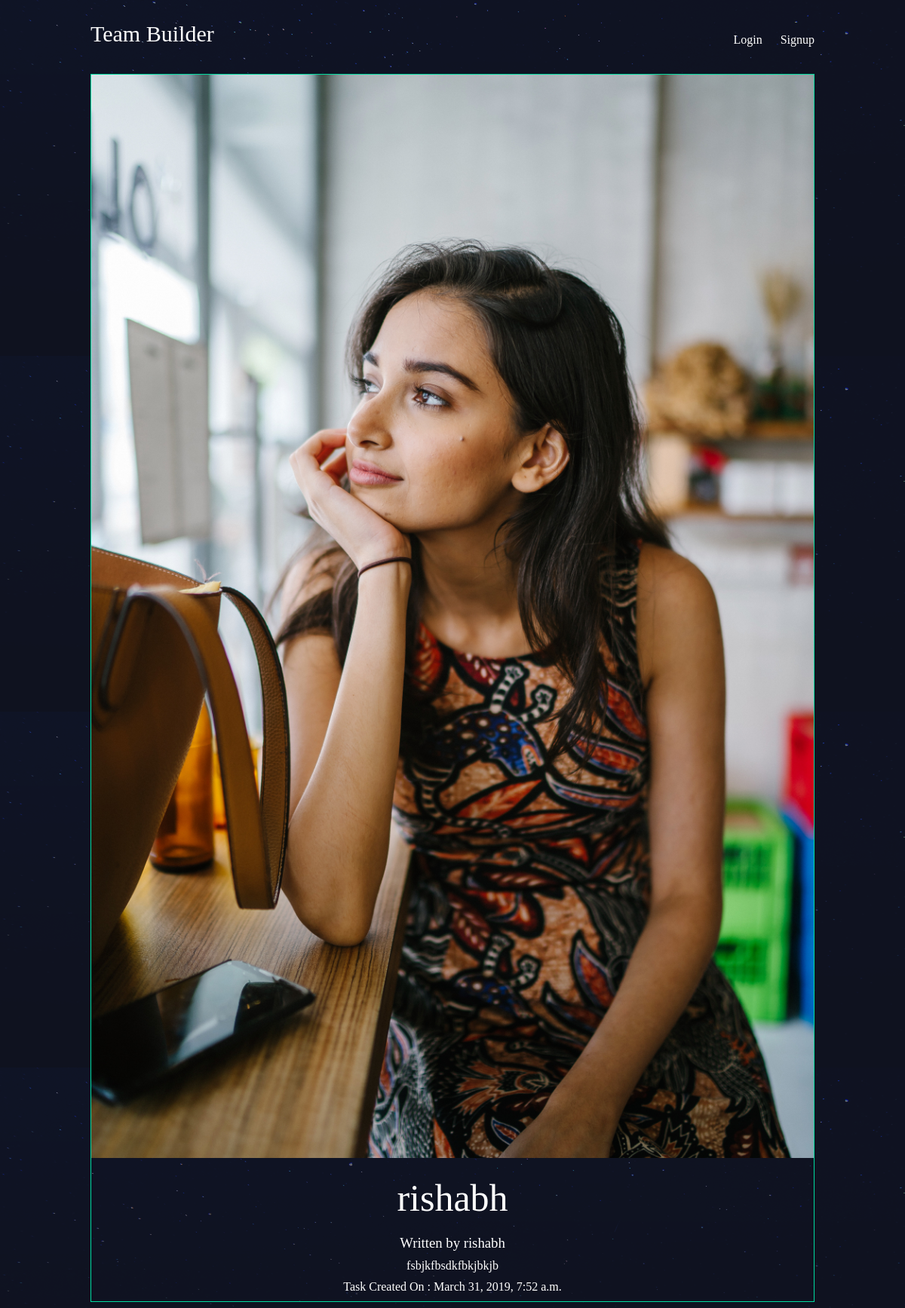
Page /tasks/rishabh/ on the committed database.
### team/models.py (models this page shows, shortened)
class Task(models.Model):
    title = models.CharField(max_length=400)
    Description = models.TextField()
    slug = models.SlugField()
    date = models.DateTimeField(auto_now_add=True)
    thumb = models.ImageField(default='default.png', blank=True)
    author = models.ForeignKey(User, default=None, on_delete=models.PROTECT)

### team/views.py (the view)
# urls.py: url(r'^(?P<slug>[\w-]+)/$', views.task_detail, name="detail"),
def task_detail(request, slug):
    task = Task.objects.get(slug=slug)
    return render(request, 'team/task_detail.html', {'task': task})

### team/templates/team/task_detail.html
{% extends 'base_layout.html' %}
{% block content %}
<div class="task-detail">
    <div class="task">
        <img src="{{task.thumb.url}}" />
        <h2>{{task.title}}</h2>
        <h3>Written by {{ task.author.username }}</h3>
        <p>{{task.Description}}</p>
        <p>Task Created On : {{task.date}}</p>
    </div>
</div>
{% endblock %}

### assets/styles.css (style rules this page uses)
body { background-color: #0f121f; background-image: url(stars.png); background-repeat-y: no-repeat; color: #fff; }
body * { font-family: Ubuntu; }
h1, h2, h3, h4, h5 { font-weight: normal; margin: 0; }
.task { padding: 10px; border: 1px solid #00dba0; position: relative; padding-bottom: 40px; }
.task h2 { font-size: 35px; }
.task-detail .task { padding: 0; }
.task-detail .task img { max-width: 100%; }
.task-detail .task h2 { text-align: center; margin: 20px auto; font-size: 50px; }
.task-detail .task h3 { text-align: center; }
.task-detail .task p { text-align: center; margin: 10px 20px }

### rows in the picture
Task: thumb (picture), title "rishabh", author.username "rishabh", Description "fsbjkfbsdkfbkjbkjb", date "March 31, 2019, 7:52 a.m."
